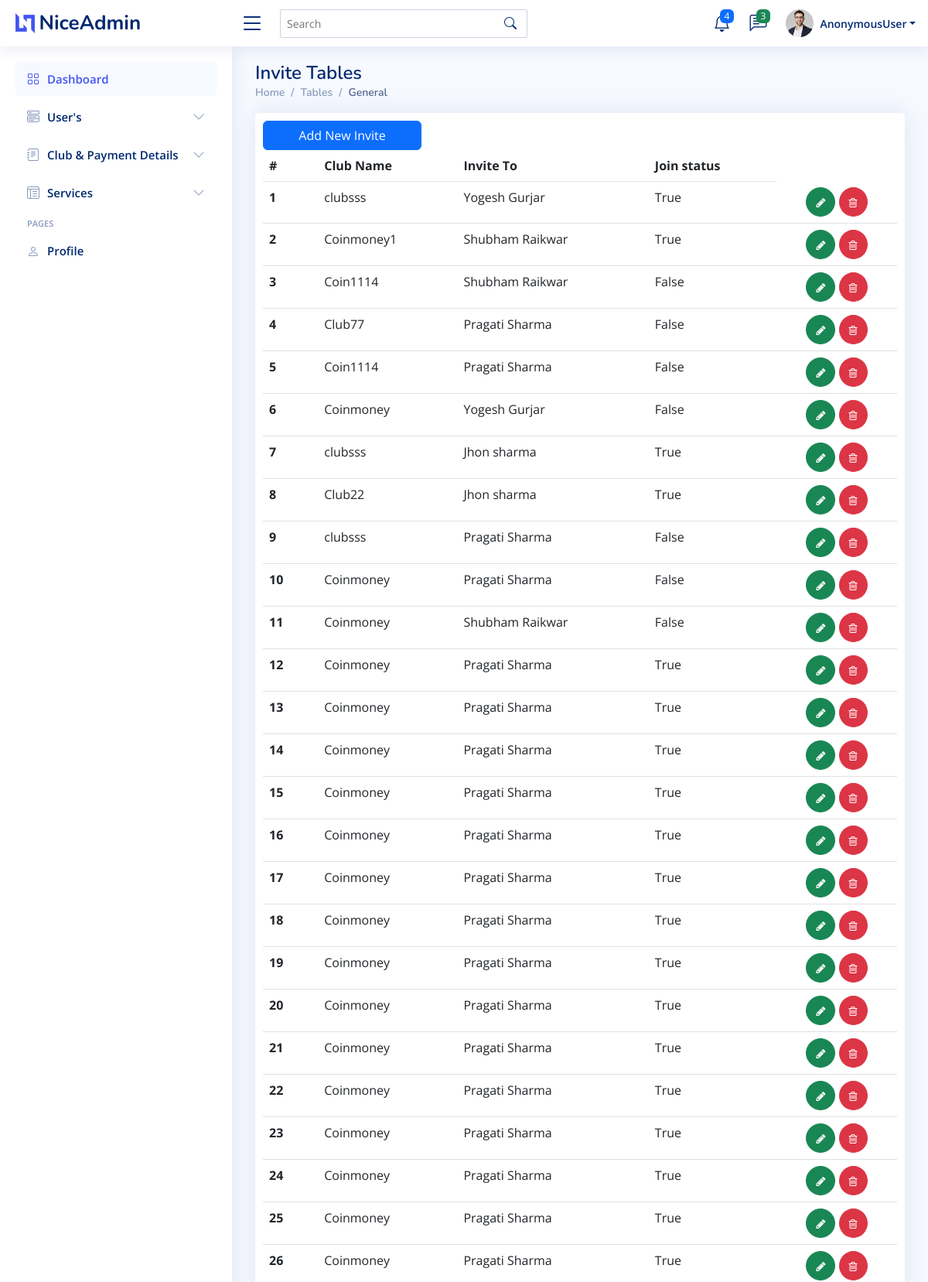
The app's page /homepage/getallinvite/ (upper part) with its own data.
### api/models.py (models this page shows)
class invite_user(models.Model):
    clubname=models.ForeignKey(club, on_delete=models.CASCADE, related_name='nameclub')
    inviteto=models.ForeignKey(user_registration, on_delete=models.CASCADE, related_name='inviteuser')
    is_join=models.BooleanField(default=False)

class club(models.Model):
    clubname=models.CharField(max_length=50, unique=True)
    clubimage=models.FileField(upload_to='club/',default='club/none/no-img.jpg')
    clubamount=models.CharField(max_length=25)
    clubmembers=models.CharField(max_length=25)
    clubcontribution=models.CharField(max_length=20)
    startdate=models.DateField(null=True)
    starttime=models.TimeField(null=True)
    duration=models.CharField(max_length=20,null=True)
    is_completed=models.BooleanField(default=False)
    def __str__(self):
        return self.clubname

class user_registration(models.Model):
    full_name=models.CharField(max_length=50)
    mobileno=models.CharField(max_length=50, unique=True)
    city=models.CharField(max_length=50)
    password=models.CharField(max_length=50)
    gender=models.CharField(max_length=50)
    occupation=models.CharField(max_length=50)
    motive=models.CharField(max_length=100)
    income=models.CharField(max_length=50)
    wallet_amount= models.CharField(max_length=50,default='0')
    monthlycontribution=models.CharField(max_length=50)
    profileimg=models.ImageField(blank=True,null=True,upload_to='user/')
    email=models.CharField(max_length=50)
    alternateno=models.CharField(max_length=50,blank=True)
    token = models.CharField(max_length=300)
    create_at=models.DateField(auto_now_add=True)
    def __str__(self):
        return self.full_name#, self.id

### adminapp/views.py (the view)
# urls.py: path('getallinvite/', views.InvitePage),
def InvitePage(request):
    getInvite = invite_user.objects.all()
    return render(request, "inviteto.html", {'invites':getInvite})

### templates/inviteto.html (shortened to what this page needs)
{% extends 'index.html' %}
{% load static %}
{% block content %}
  <main id="main" class="main">
    <div class="pagetitle">
      <h1>Invite Tables</h1>
      <nav>
        <ol class="breadcrumb">
          <li class="breadcrumb-item"><a href="index.html">Home</a></li>
          <li class="breadcrumb-item">Tables</li>
          <li class="breadcrumb-item active">General</li>
        </ol>
      </nav>
    </div>
    <section class="section">
      <div class="row">
        <div class="col-lg-12">
          <div class="card">
            <div class="card-body" style="padding: 10px;">
              <a href="/homepage/createinvite/"><button type="submit" class="btn btn-primary col-md-3">Add New Invite</button></a>
              <table class="table">
                <thead>
                  <tr>
                    <th scope="col">#</th>
                    <th scope="col">Club Name</th>
                    <th scope="col">Invite To</th>
                    <th scope="col">Join status</th>
                  </tr>
                </thead>
                <tbody>
                  {% for invite in invites %}
                  <tr>
                    <th scope="row">{{forloop.counter}}</th>
                    <td>{{ invite.clubname }}</td>
                    <td>{{ invite.inviteto }}</td>
                    <td>{{ invite.is_join }}</td>
                    <td style="text-align: center;"><a class="btn btn-success" style="border-radius:50%;" href="{% url 'update_inv' id=invite.id %}"> <i class="fa fa-pencil" style="font-size: 14px;"> </i> </a>
                      <a class="btn btn-danger" style="border-radius:50%;" href="{% url 'del_inv' id=invite.id %}"><i class="fa fa-trash-o" style="font-size: 14px;"></i></a></td>
                  </tr>
                  {% endfor %}
                </tbody>
              </table>
            </div>
          </div>
        </div>
      </div>
    </section>
  </main>
  {% endblock content %}

### static/assets/css/style.css (style rules this page uses)
:root { scroll-behavior: smooth; }
body { font-family: "Open Sans", sans-serif; background: #f6f9ff; color: #444444; }
a { color: #4154f1; text-decoration: none; }
h1, h2, h3, h4, h5, h6 { font-family: "Nunito", sans-serif; }
#main { margin-top: 60px; padding: 20px 30px; transition: all 0.3s; }
.pagetitle { margin-bottom: 10px; }
.pagetitle h1 { font-size: 24px; margin-bottom: 0; font-weight: 600; color: #012970; }
.card { margin-bottom: 30px; border: none; border-radius: 5px; box-shadow: 0px 0 30px rgba(1, 41, 112, 0.1); }
.card-body { padding: 0 20px 20px 20px; }
.breadcrumb { font-size: 14px; font-family: "Nunito", sans-serif; color: #899bbd; font-weight: 600; }
.breadcrumb a { color: #899bbd; transition: 0.3s; }
.breadcrumb .breadcrumb-item::before { color: #899bbd; }
.breadcrumb .active { color: #51678f; font-weight: 600; }
@media (min-width: 1200px) { #main, #footer { margin-left: 300px; } }

### records on screen
invite_user: clubname "clubsss", inviteto "Yogesh Gurjar", is_join "True"
invite_user: clubname "Coinmoney1", inviteto "Shubham Raikwar", is_join "True"
invite_user: clubname "Coin1114", inviteto "Shubham Raikwar", is_join "False"
invite_user: clubname "Club77", inviteto "Pragati Sharma", is_join "False"
invite_user: clubname "Coin1114", inviteto "Pragati Sharma", is_join "False"
invite_user: clubname "Coinmoney", inviteto "Yogesh Gurjar", is_join "False"
invite_user: clubname "clubsss", inviteto "Jhon sharma", is_join "True"
invite_user: clubname "Club22", inviteto "Jhon sharma", is_join "True"
invite_user: clubname "clubsss", inviteto "Pragati Sharma", is_join "False"
invite_user: clubname "Coinmoney", inviteto "Pragati Sharma", is_join "False"
invite_user: clubname "Coinmoney", inviteto "Shubham Raikwar", is_join "False"
invite_user: clubname "Coinmoney", inviteto "Pragati Sharma", is_join "True"
invite_user: clubname "Coinmoney", inviteto "Pragati Sharma", is_join "True"
invite_user: clubname "Coinmoney", inviteto "Pragati Sharma", is_join "True"
invite_user: clubname "Coinmoney", inviteto "Pragati Sharma", is_join "True"
invite_user: clubname "Coinmoney", inviteto "Pragati Sharma", is_join "True"
invite_user: clubname "Coinmoney", inviteto "Pragati Sharma", is_join "True"
invite_user: clubname "Coinmoney", inviteto "Pragati Sharma", is_join "True"
invite_user: clubname "Coinmoney", inviteto "Pragati Sharma", is_join "True"
invite_user: clubname "Coinmoney", inviteto "Pragati Sharma", is_join "True"
invite_user: clubname "Coinmoney", inviteto "Pragati Sharma", is_join "True"
invite_user: clubname "Coinmoney", inviteto "Pragati Sharma", is_join "True"
invite_user: clubname "Coinmoney", inviteto "Pragati Sharma", is_join "True"
invite_user: clubname "Coinmoney", inviteto "Pragati Sharma", is_join "True"
invite_user: clubname "Coinmoney", inviteto "Pragati Sharma", is_join "True"
invite_user: clubname "Coinmoney", inviteto "Pragati Sharma", is_join "True"

### other values on screen
{{ request.user }} "AnonymousUser"
